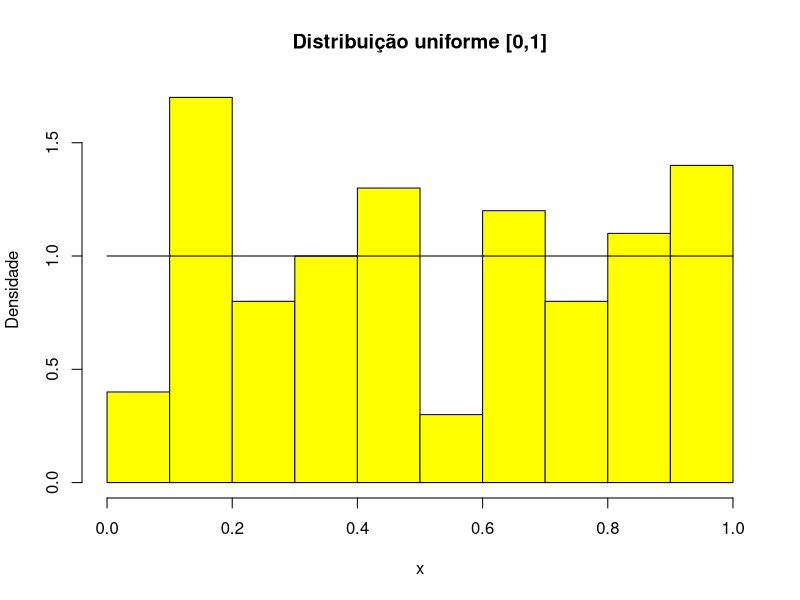
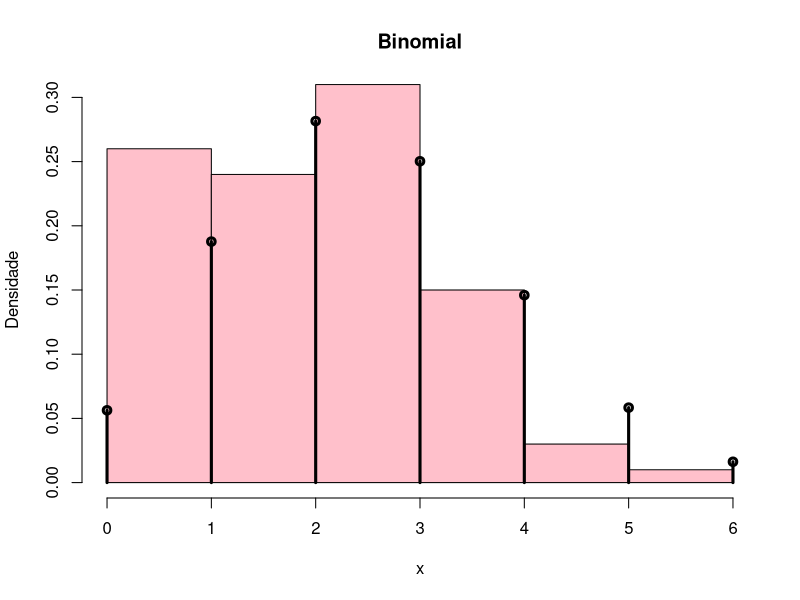
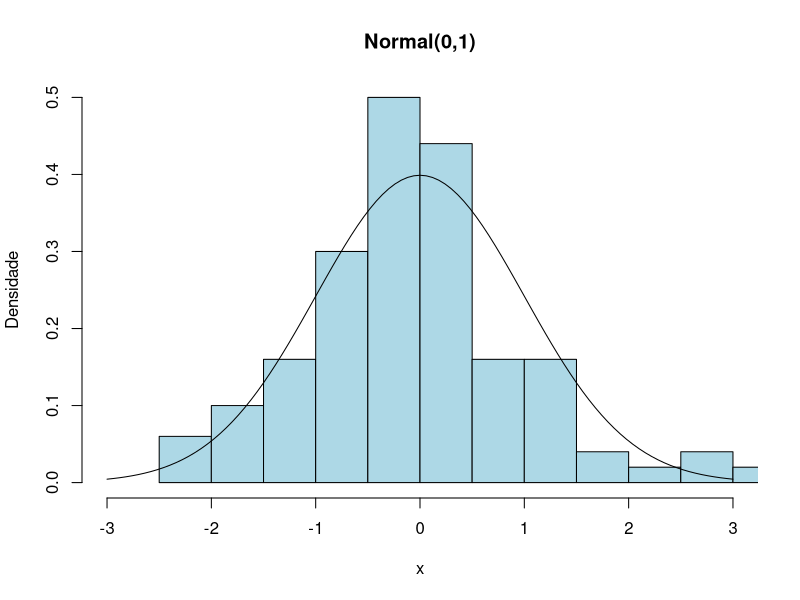
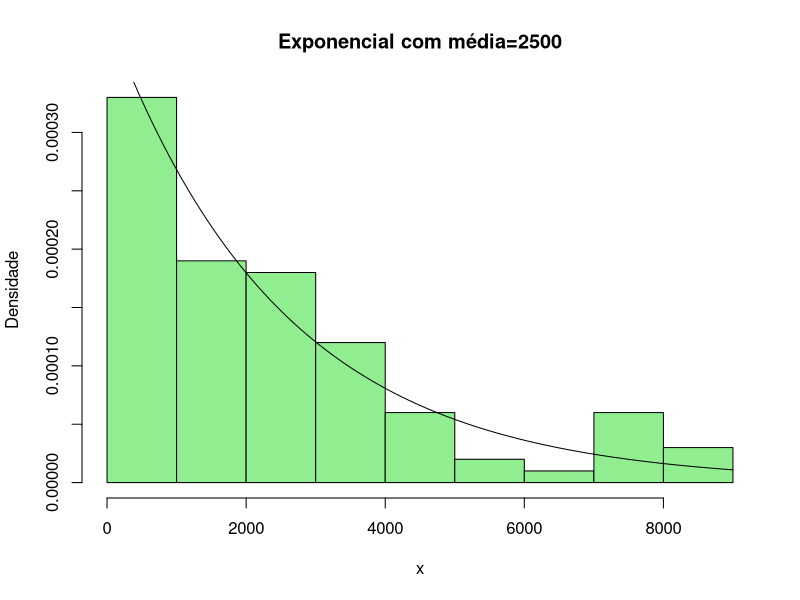

Generate these figures, in order, with R:
#dividindo observacoes em intervalos

salario <- c(12, .4, 5, 2, 50, 8, 3, 1, 4, .25)
intervalo <- cut(salario,breaks=c(0,1,5,max(salario)))
intervalo


#frequencia de observacoes

table(intervalo)
intervalo
#rotulando os intervalos
levels(intervalo) <-c("pobre","rico"," rolando na grana")
table(intervalo)
#criando variáveis e definindo tabelAS  
Peso= c(60, 75, 55, 68)
Altura = c(65, 61, 70, 65)
Genero = c("Fe","Fe","M","Fe")
estudo = data.frame(Peso,Altura,Genero)
estudo
#alterando os rótulos 
estudo = data.frame(P=Peso,H=Altura,G=Genero)
row.names(estudo)<-c("Maria","Alice","André","Julia")
estudo

#curvas teoricas 
x = runif(100)
hist(x,probability = TRUE,main = "Distribuição uniforme [0,1]",ylab = "Densidade",col = "yellow")

curve(dunif(x,0,1),add = T)

#binomial
n=10;p=0.25
x=rbinom(100,n,p)
hist(x,probability=TRUE,ylab="Densidade",
     col="pink", main="Binomial",ylim=c(0,0.30))
xvalores=0:n
points(xvalores,dbinom(xvalores,n,p),type="h",
       lwd=3)
points(xvalores,dbinom(xvalores,n,p),type="p",
       lwd=3)

#curval normal
x=rnorm(100)
hist(x,probability=TRUE,col="lightblue",main="Normal(0,1)",ylab="Densidade",ylim=c(0,0.5),xlim=c(-3,3))
curve(dnorm(x),add=T)

#exponencial
x=rexp(100,1/2500)
hist(x,probability=TRUE,col="lightgreen",main="Exponencial com média=2500",ylab="Densidade")
curve(dexp(x,1/2500),add=T)